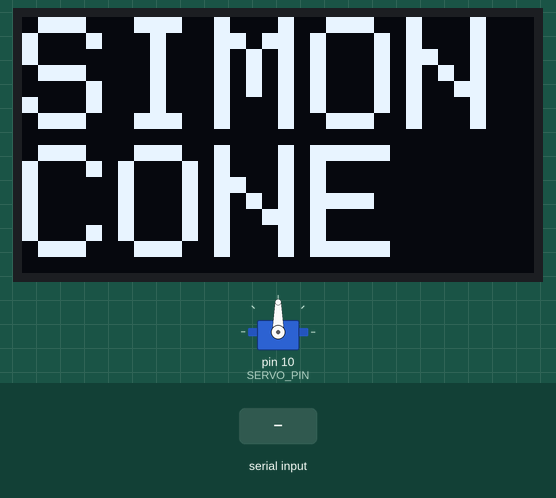
Bench run of a program on a simulated Arduino Uno, built with avr-gcc and run on an emulated ATmega328P. Parts: 128×64 one-colour display, servo. Inputs (shaded band) come from the test bench. What the program prints to the serial monitor is not drawn.

Above: at 1.2 s.
1.3 s: "OLED\n" received over Serial
2.8 s: "PING\n" received over Serial
4.3 s: "CLEAR\n" received over Serial
Timing chart, 0 to 7.3 s (numbered marks = the images above; inputs shaded):
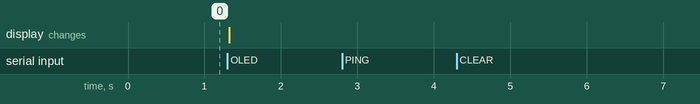

The program:

main.cpp
```cpp
#include <Arduino.h>
#include <Wire.h>
#include <Adafruit_GFX.h>
#include <Adafruit_SSD1306.h>
#include <Adafruit_TCS34725.h>
#include <Servo.h>

// ---------------------------------------------------------------------------
// simon_cone firmware -- optical card reader.
//
// The board is dumb I/O. It streams raw sensor samples and draws whatever text
// the web app sends it. All the interesting work -- deciding where a card's
// pass over the sensor starts and ends, turning it into a signature, matching
// it against enrolled cards, tracking swipe/account-creation progress --
// happens in the browser, where it can be changed without a reflash.
//
// The servo is optional and stateless from the board's point of view: it just
// moves to whatever angle it's told. The browser decides *when* that happens
// (e.g. on account-creation selection, or once 5/5 swipes are done) and sends
// a SERVO command at that moment.
//
// Protocol: newline-delimited text, 115200 baud.
//
//   in    PING                    -> PONG
//         OLED <text>             -> OK OLED   ('|' is a line break)
//         CLEAR                   -> OK CLEAR
//         SCAN <0|1>              -> OK SCAN   (start/stop the sample stream)
//         LED <0|1>               -> OK LED    (sensor illuminator)
//         GAIN <0-3>              -> OK GAIN   (1x, 4x, 16x, 60x)
//         SERVO <degrees>         -> OK SERVO  (0-180, absolute angle)
//
//   out   READY <version>
//         CFG <scan> <led> <gain> <servo>
//         FREERAM <bytes>
//         S <ms> <r> <g> <b> <c>  (~125 Hz while scanning)
//         ERR <reason>
// ---------------------------------------------------------------------------

// Bumped for SERVO: an older board silently answers "ERR unknown command
// SERVO" rather than moving anything, worth being able to spot in the log.
#define FW_VERSION "6"

#define SCREEN_WIDTH 128
#define SCREEN_HEIGHT 64
#define OLED_RESET    -1
#define SCREEN_ADDRESS 0x3C

Adafruit_SSD1306 display(SCREEN_WIDTH, SCREEN_HEIGHT, &Wire, OLED_RESET);

Adafruit_TCS34725 tcs = Adafruit_TCS34725(TCS34725_INTEGRATIONTIME_2_4MS,
                                          TCS34725_GAIN_16X);

const unsigned long SCAN_STREAM_MS = 8;

bool tcsOk = false;
bool displayOk = false;
bool scanning = false;
bool ledOn = true;
uint8_t gainIndex = 2;  // 0=1x 1=4x 2=16x 3=60x

const uint8_t SERVO_PIN = 10;
const uint8_t SERVO_HOME = 90;   // initial/rest position
Servo servo;
uint8_t servoAngle = SERVO_HOME;

unsigned long lastSample = 0;

char cmdBuf[48];
uint8_t cmdLen = 0;
char oledText[40] = "";
bool oledDirty = true;

// --- sensor ----------------------------------------------------------------

const uint8_t TCS_ADDR        = 0x29;
const uint8_t TCS_CMD_AUTOINC = 0xA0;
const uint8_t TCS_REG_CDATAL  = 0x14;

static bool tcsReadAll(uint16_t& c, uint16_t& r, uint16_t& g, uint16_t& b) {
  Wire.beginTransmission(TCS_ADDR);
  Wire.write(TCS_CMD_AUTOINC | TCS_REG_CDATAL);
  if (Wire.endTransmission() != 0) return false;
  if (Wire.requestFrom(TCS_ADDR, (uint8_t)8) != 8) return false;

  uint16_t lo, hi;
  lo = Wire.read(); hi = Wire.read(); c = (hi << 8) | lo;
  lo = Wire.read(); hi = Wire.read(); r = (hi << 8) | lo;
  lo = Wire.read(); hi = Wire.read(); g = (hi << 8) | lo;
  lo = Wire.read(); hi = Wire.read(); b = (hi << 8) | lo;
  return true;
}

void applyGain() {
  switch (gainIndex) {
    case 0: tcs.setGain(TCS34725_GAIN_1X); break;
    case 1: tcs.setGain(TCS34725_GAIN_4X); break;
    case 3: tcs.setGain(TCS34725_GAIN_60X); break;
    default: tcs.setGain(TCS34725_GAIN_16X); break;
  }
}

void setLed(bool on) {
  if (!tcsOk) return;
  ledOn = on;
  tcs.setInterrupt(!on);
}

void pumpScan(unsigned long now) {
  if (!scanning || !tcsOk) return;
  if (now - lastSample < SCAN_STREAM_MS) return;
  lastSample = now;

  uint16_t c, r, g, b;
  if (!tcsReadAll(c, r, g, b)) return;

  Serial.print(F("S "));
  Serial.print(now); Serial.print(' ');
  Serial.print(r);   Serial.print(' ');
  Serial.print(g);   Serial.print(' ');
  Serial.print(b);   Serial.print(' ');
  Serial.println(c);
}

// --- servo -------------------------------------------------------------

// Stateless on purpose: the board doesn't know what a "swipe" or an "account"
// is, it just moves to the angle it's told. The browser is what decides that
// selecting account creation means +45 from home, and that 5/5 swipes means
// back to home -- it sends two SERVO commands, at whatever moments its own
// state machine reaches those points.
void setServoAngle(uint8_t degrees) {
  servoAngle = constrain(degrees, 0, 180);
  servo.write(servoAngle);
}

// --- display ---------------------------------------------------------------

void renderOled() {
  if (!displayOk) return;
  display.clearDisplay();
  display.setTextColor(SSD1306_WHITE);
  display.setTextWrap(true);

  uint8_t lines = 1;
  uint8_t longest = 0;
  uint8_t run = 0;
  for (const char* p = oledText; *p; p++) {
    if (*p == '|') {
      if (run > longest) longest = run;
      run = 0;
      lines++;
    } else {
      run++;
    }
  }
  if (run > longest) longest = run;

  uint8_t size = 4;
  while (size > 1 && (longest > (uint8_t)(128 / (6 * size)) ||
                      lines > (uint8_t)(64 / (8 * size)))) {
    size--;
  }
  display.setTextSize(size);

  display.setCursor(0, 0);
  for (const char* p = oledText; *p; p++) display.write(*p == '|' ? '\n' : *p);
  display.display();
}

// --- configuration ---------------------------------------------------------

void reportConfig() {
  Serial.print(F("CFG "));
  Serial.print(scanning ? 1 : 0); Serial.print(' ');
  Serial.print(ledOn ? 1 : 0);    Serial.print(' ');
  Serial.print(gainIndex);       Serial.print(' ');
  Serial.println(servoAngle);
}

// --- commands --------------------------------------------------------------

void handleCommand(char* line) {
  char* arg = strchr(line, ' ');
  if (arg) {
    *arg = '\0';
    arg++;
  }

  if (strcmp(line, "PING") == 0) {
    Serial.println(F("PONG"));
    return;
  }

  if (strcmp(line, "OLED") == 0) {
    strncpy(oledText, arg ? arg : "", sizeof(oledText) - 1);
    oledText[sizeof(oledText) - 1] = '\0';
    oledDirty = true;
    Serial.println(F("OK OLED"));
    return;
  }

  if (strcmp(line, "CLEAR") == 0) {
    oledText[0] = '\0';
    oledDirty = true;
    Serial.println(F("OK CLEAR"));
    return;
  }

  if (strcmp(line, "SCAN") == 0) {
    if (!tcsOk) {
      Serial.println(F("ERR no colour sensor"));
      return;
    }
    scanning = arg && atoi(arg);
    Serial.println(F("OK SCAN"));
    reportConfig();
    return;
  }

  if (strcmp(line, "LED") == 0) {
    if (!tcsOk) {
      Serial.println(F("ERR no colour sensor"));
      return;
    }
    setLed(arg && atoi(arg));
    Serial.println(F("OK LED"));
    reportConfig();
    return;
  }

  if (strcmp(line, "GAIN") == 0) {
    if (arg) {
      gainIndex = (uint8_t)constrain(atoi(arg), 0, 3);
      applyGain();
    }
    Serial.println(F("OK GAIN"));
    reportConfig();
    return;
  }

  if (strcmp(line, "SERVO") == 0) {
    if (arg) {
      setServoAngle((uint8_t)atoi(arg));
    }
    Serial.println(F("OK SERVO"));
    reportConfig();
    return;
  }

  Serial.print(F("ERR unknown command "));
  Serial.println(line);
}

void pumpSerial() {
  while (Serial.available()) {
    char ch = Serial.read();
    if (ch == '\r') continue;
    if (ch == '\n') {
      cmdBuf[cmdLen] = '\0';
      if (cmdLen > 0) handleCommand(cmdBuf);
      cmdLen = 0;
      continue;
    }
    if (cmdLen < sizeof(cmdBuf) - 1) cmdBuf[cmdLen++] = ch;
  }
}

// --- lifecycle -------------------------------------------------------------

void setup() {
  Serial.begin(115200);

  displayOk = display.begin(SSD1306_SWITCHCAPVCC, SCREEN_ADDRESS);
  if (!displayOk) {
    Serial.println(F("ERR SSD1306 init failed - out of RAM?"));
  }

  tcsOk = tcs.begin();
  if (!tcsOk) {
    Serial.println(F("ERR TCS34725 not found"));
  } else {
    applyGain();
  }

  Wire.setClock(400000);

  servo.attach(SERVO_PIN);
  servo.write(SERVO_HOME);
  servoAngle = SERVO_HOME;

  strncpy(oledText, "SIMON|CONE", sizeof(oledText) - 1);
  renderOled();
  oledDirty = false;

  Serial.println(F("READY " FW_VERSION));
  reportConfig();

  extern int __heap_start, *__brkval;
  int probe;
  Serial.print(F("FREERAM "));
  Serial.println((int)&probe - (__brkval == 0 ? (int)&__heap_start : (int)__brkval));
}

void loop() {
  unsigned long now = millis();

  pumpSerial();

  if (oledDirty) {
    renderOled();
    oledDirty = false;
  }

  pumpScan(now);
}
```

Measured:
- after the input at 2.8 s, every drawn part: stays the same
- after the input at 4.3 s, every drawn part: stays the same
